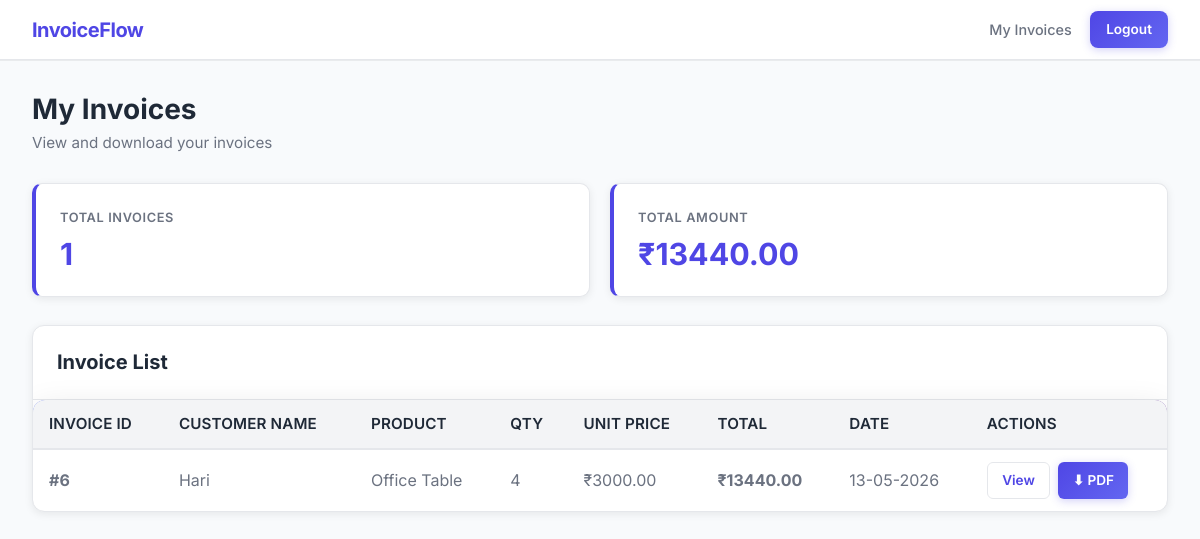
Page /customer_dashboard (signed in) on the earlier database version.
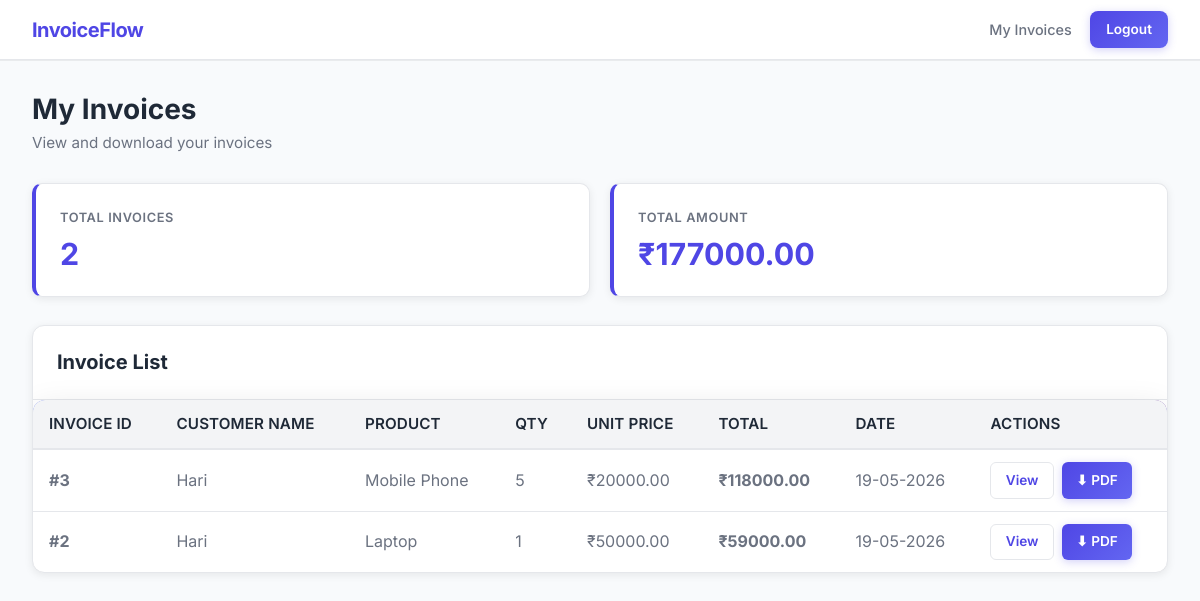
Same page on the later database version.
### tables this page shows
CREATE TABLE invoices (
            id INTEGER PRIMARY KEY AUTOINCREMENT,
            customer_id INTEGER,
            product_id INTEGER,
            customer TEXT NOT NULL,
            product TEXT NOT NULL,
            quantity INTEGER NOT NULL,
            price REAL NOT NULL,
            total REAL NOT NULL,
            date TEXT NOT NULL,
            created_by TEXT, customer_email TEXT DEFAULT "", customer_address TEXT DEFAULT "", gst_rate REAL DEFAULT 0.18, gst_amount REAL DEFAULT 0, last_updated TEXT DEFAULT '',
            FOREIGN KEY (customer_id) REFERENCES users (id),
            FOREIGN KEY (product_id) REFERENCES products (id)
        );

### app.py (the view)
@app.route('/customer_dashboard')
@require_role('customer')
def customer_dashboard():
    conn = get_db_connection()
    customer_email = session.get('email')
    print(f"DEBUG customer_dashboard: email={customer_email!r}")
    invoices = conn.execute(
        'SELECT * FROM invoices WHERE customer_email = ? ORDER BY id DESC',
        (customer_email,)
    ).fetchall()
    totals = conn.execute(
        'SELECT COALESCE(SUM(total), 0) AS revenue FROM invoices WHERE customer_email = ?',
        (customer_email,)
    ).fetchone()
    total_revenue = totals['revenue'] if totals else 0
    print(f"DEBUG customer_dashboard: found {len(invoices)} invoice(s), total={total_revenue}")
    conn.close()
    return render_template('customer/dashboard.html', invoices=invoices, total_revenue=total_revenue)

### app.py (called while the page is built, shortened)
def get_db_connection():
    connection = sqlite3.connect(DATABASE)
    connection.row_factory = sqlite3.Row
    return connection

def require_role(*roles):
    def decorator(f):
        @wraps(f)
        def decorated_function(*args, **kwargs):
            user_role = session.get('role')
            return f(*args, **kwargs)
        return decorated_function
    return decorator

### templates/customer/dashboard.html
{% extends "base.html" %}
{% block content %}
<div class="dashboard-header">
    <h1>My Invoices</h1>
    <p>View and download your invoices</p>
</div>
<div class="stats-grid">
    <div class="stat-card">
        <div class="stat-label">Total Invoices</div>
        <div class="stat-value">{{ invoices|length }}</div>
    </div>
    <div class="stat-card">
        <div class="stat-label">Total Amount</div>
        <div class="stat-value">₹{{ "%.2f"|format(total_revenue) }}</div>
    </div>
</div>
<div class="table-container">
    <div class="table-header">
        <h2>Invoice List</h2>
    </div>
    {% if invoices %}
    <table>
        <thead>
            <tr>
                <th>Invoice ID</th>
                <th>Customer Name</th>
                <th>Product</th>
                <th>Qty</th>
                <th>Unit Price</th>
                <th>Total</th>
                <th>Date</th>
                <th>Actions</th>
            </tr>
        </thead>
        <tbody>
            {% for invoice in invoices %}
            <tr>
                <td><strong>#{{ invoice['id'] }}</strong></td>
                <td>{{ invoice['customer'] }}</td>
                <td>{{ invoice['product'] }}</td>
                <td>{{ invoice['quantity'] }}</td>
                <td>₹{{ "%.2f"|format(invoice['price']) }}</td>
                <td><strong>₹{{ "%.2f"|format(invoice['total']) }}</strong></td>
                <td>{{ invoice['date'] }}</td>
                <td class="table-actions">
                    <a href="{{ url_for('view_invoice', invoice_id=invoice['id']) }}" class="button secondary mini">View</a>
                    <a href="{{ url_for('download_invoice', invoice_id=invoice['id']) }}" class="button mini">⬇ PDF</a>
                </td>
            </tr>
            {% endfor %}
        </tbody>
    </table>
    {% else %}
    <div style="padding: 2rem; text-align: center; color: var(--text-secondary);">
        <p>No invoices found for your email. Ask the employee to use
           <strong>{{ session.get('email') }}</strong> when creating your invoice.</p>
    </div>
    {% endif %}
</div>
{% endblock %}

Differences in the rows shown:
removed invoices: id "6", customer "Hari", product "Office Table", quantity "4", price "3000.00", total "13440.00", date "13-05-2026"
added invoices: id "3", customer "Hari", product "Mobile Phone", quantity "5", price "20000.00", total "118000.00", date "19-05-2026"
added invoices: id "2", customer "Hari", product "Laptop", quantity "1", price "50000.00", total "59000.00", date "19-05-2026"
Other differences:
{{ invoices|length }}: "1" → "2"
{{ "%.2f"|format(total_revenue) }}: "13440.00" → "177000.00"
